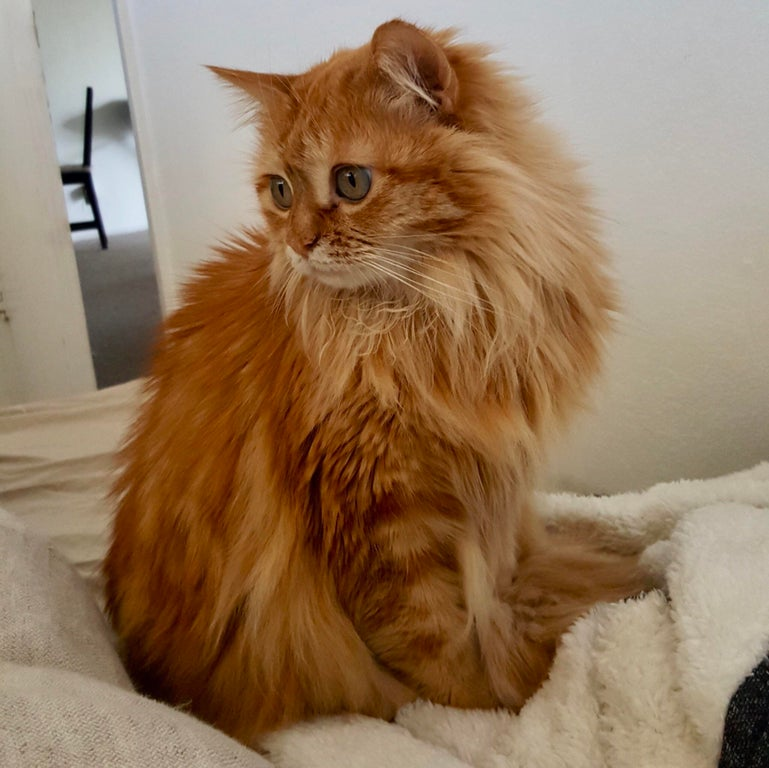
//> input picture bin/cat.jpg, 769 x 768 px
$ ./ex13-catDetect   (built with g++ and OpenCV 4)
//> lines starting //> are read from the running program, lines starting //| are printed output that depends on the picture; after the words box and inside, x2 and y2 are one past the last pixel; in counts of white or black regions, pixels touching at a corner belong together
//
// Created by falcon on 2019/12/17.
//

#include <opencv2/opencv.hpp>
#include <iostream>

using namespace std;

int main(int argc, char *argv[]) {

    cv::Mat frame;
    if (argc > 1) {
        std::string filename(argv[1]);
        frame = cv::imread("../bin/" + filename);
    } else {
        frame = cv::imread("../bin/cat.jpg");
//> frame is the input picture: 768 rows x 769 cols, CV_8UC3; mean B, G, R 93.1, 120.5, 147.8
    }
    // 分類器の読み込み
    string cascadeName = "../bin/cascade_cat.xml"; // Haar-like
    cv::CascadeClassifier cascade;
    if (!cascade.load(cascadeName)) {
        cout << "分類器が見つかりませんでした" << endl;
        return -1;
    }
    vector<cv::Rect> faces; //顔検出領域を格納する配列的なもの
    double scale = 1.0;        // 処理時間短縮のために画像縮小率]
    int facerect = 1;
    int key = -1;
    cout << "0: カメラ0(ノートPC付属カメラ), 1: カメラ1(USB接続のカメラ)" << endl;
    cout << "r : 顔に枠表示，d : 顔枠非表示，U/D：スケールUP/DOWN、q : 終了" << endl;

    cv::Mat gray, smallimg;

    cv::cvtColor(frame, gray, cv::ColorConversionCodes::COLOR_BGR2GRAY); // equalizeHist()のために、グレースケール画像へ変換
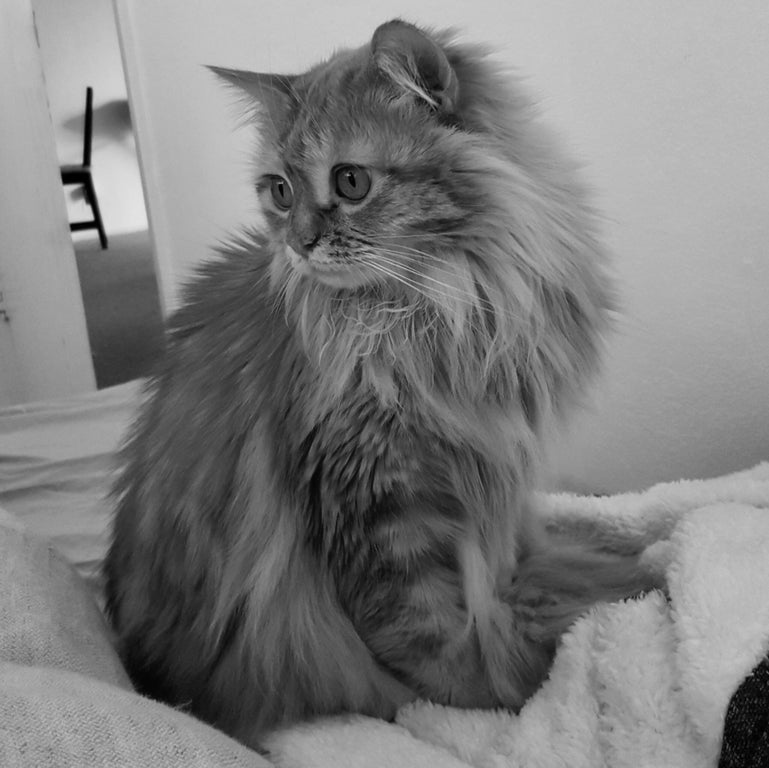
//> gray: 768 rows x 769 cols, CV_8UC1; min 0, max 228, mean 125.5
    cv::equalizeHist(gray, gray);                                         // ヒストグラム均一化 ... やらなくとも検出可能
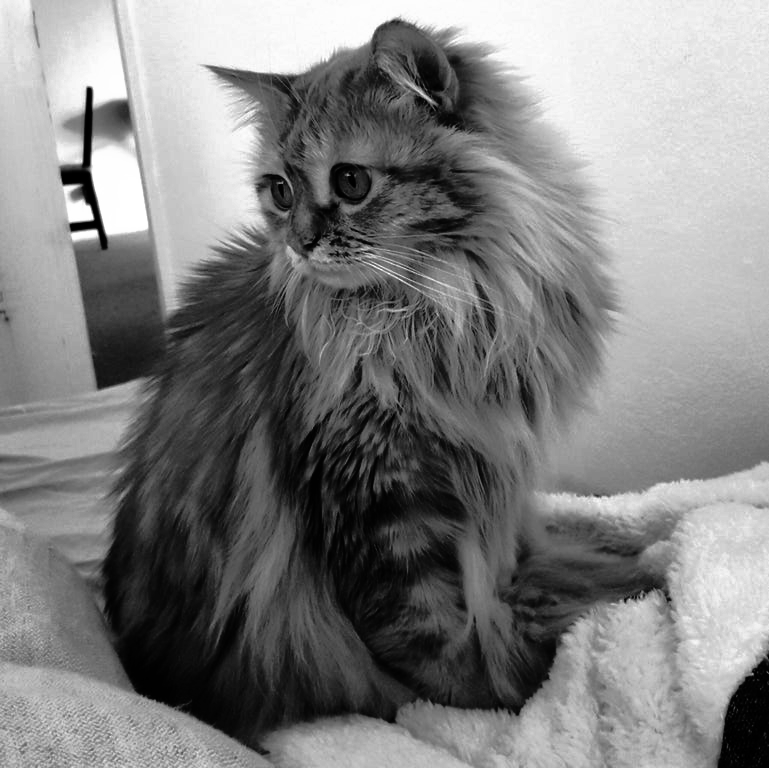
//> gray: 768 rows x 769 cols, CV_8UC1; min 0, max 255, mean 128.3

    // 画像サイズを変更調整し，検出対象のサイズの範囲を変更する
    cv::resize(gray, smallimg, cv::Size(frame.cols / scale, frame.rows / scale));

    // ここまでで下準備終わり

    while (true) {
        //分類器によって検出する
        cascade.detectMultiScale(smallimg, faces); // 引数：画像，出力矩形（検出された顔を囲む）
//> faces = 1 Rect (x, y, width, height): [73, 254, 92, 92]

        // 結果の描画
        for (int i = 0; i < faces.size(); i++) { //検出した顔の数だけループ
            // 元の画像サイズに合わせるために、scaleをかける
            int facex = faces[i].x * scale,
                    facey = faces[i].y * scale,
                    facew = faces[i].width * scale,
                    faceh = faces[i].height * scale;

            if (facerect == 1) { // 検出された顔を赤枠で囲む
                cv::rectangle(frame, cv::Point(facex, facey), cv::Point(facex + facew, facey + faceh),
                              cv::Scalar(0, 0, 255), 3, 4);
            }
        }
//> this loop made 1 pass
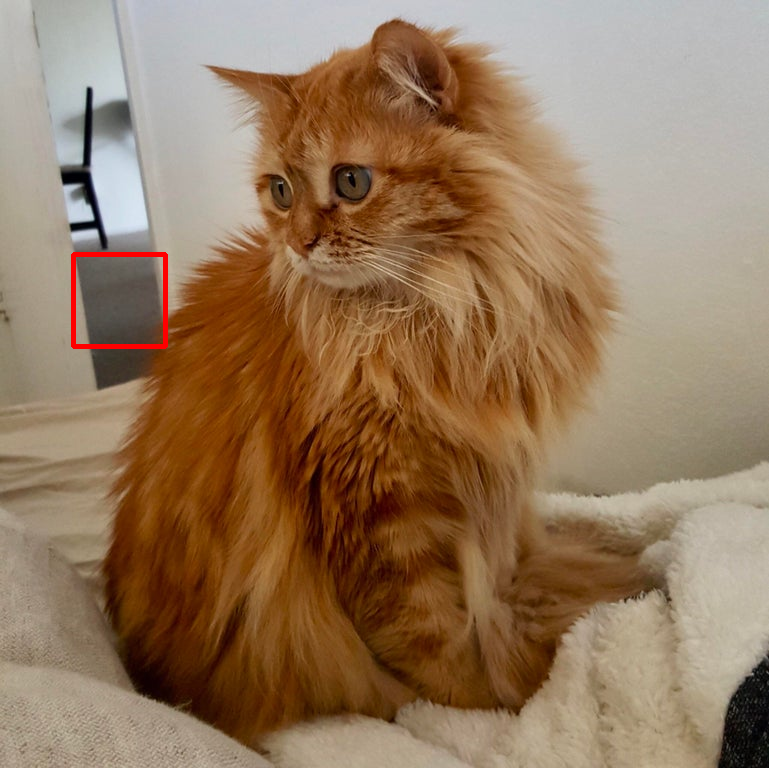
//> frame: 768 rows x 769 cols, CV_8UC3; 0.31% of pixels changed, all inside (x1, y1, x2, y2) = (71, 252, 168, 349)

        cv::imshow("Output", frame); //画像の表示
        switch (cv::waitKey(33)) {
//> the 'q' key is pressed
            case 'r':
                facerect = 1; // 検出顔に赤枠
                cout << "r : 顔枠表示" << endl;
                break;
            case 'd':
                facerect = 0;
                cout << "d : 顔枠非表示" << endl;
                break;
            case 'U':
                if (scale <= 10.0) {
                    scale *= 1.1;
                    cout << "scale = " << scale << endl;
                }
                break;
            case 'D':
                if (scale >= 0.6) {
                    scale *= 0.90;
                    cout << "scale = " << scale << endl;
                }
                break;
            case 'q':
                return 0;
//> (the program exits here)
